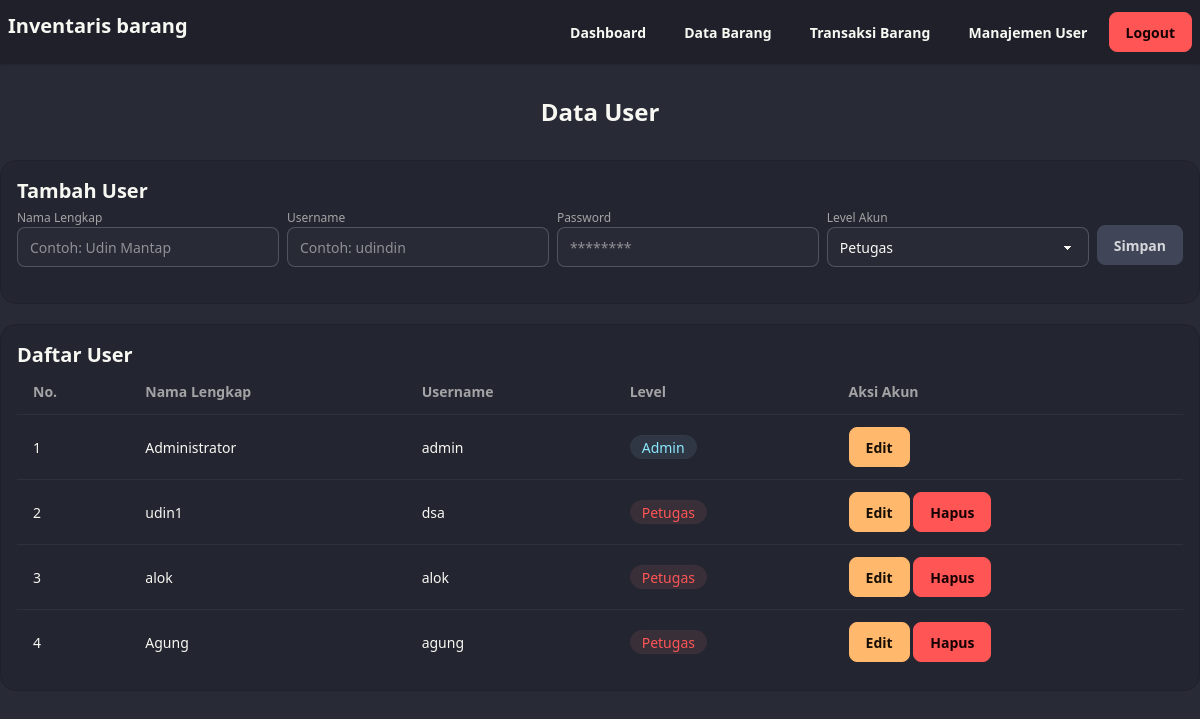
/user.php (signed in), run on the app's committed database.
### tables this page shows
CREATE TABLE `tbl_user` (
  `id_user` int(11) NOT NULL,
  `username` varchar(50) NOT NULL,
  `password` varchar(255) NOT NULL,
  `nama_lengkap` varchar(100) NOT NULL,
  `level` enum('admin','petugas') NOT NULL
);

### functions.php (called while the page is built, shortened)
<?php
function isLoggedIn()
{
    return isset($_SESSION['status_login']) && $_SESSION['status_login'];
}
function isAdmin()
{
    return isLoggedIn() && $_SESSION['level'] === 'admin';
}

### user.php (the view, shortened to what this page needs)
<?php
require 'functions.php';
$action = $_GET['action'] ?? null;
$data = null;
$users = $koneksi->query('SELECT * from tbl_user');
?>
<!DOCTYPE html>
<html lang="en" data-theme="dracula">
<head>
    <link href="https://cdn.jsdelivr.net/npm/daisyui@5" rel="stylesheet" type="text/css" />
    <script src="https://cdn.jsdelivr.net/npm/@tailwindcss/browser@4"></script>
    <link href="https://cdn.jsdelivr.net/npm/daisyui@5/themes.css" rel="stylesheet" type="text/css" />
</head>
<body>
    <nav class="navbar bg-base-300 shadow-sm">
        <div class="max-w-7xl flex mx-auto container">
            <div class="flex-1">
                <a class="text-xl font-bold">Inventaris barang</a>
            </div>
            <div class="flex-none gap-4">
                <a class="btn btn-ghost" href="./">Dashboard</a>
                <a class="btn btn-ghost" href="barang.php">Data Barang</a>
                <a class="btn btn-ghost" href="transaksi.php">Transaksi Barang</a>
                <?php if (isAdmin()): ?>
                    <a class="btn btn-ghost" href="user.php">Manajemen User</a>
                <?php endif; ?>
                <a class="btn btn-error" href="logout.php" onclick="return confirm('Apakah anda yakin untuk logout?')">Logout</a>
            </div>
        </div>
    </nav>
    <div class="max-w-7xl mx-auto container">
        <h1 class="my-8 text-center font-bold text-2xl">Data User</h1>
        <div class="mb-5 bg-base-200 border-base-300 rounded-box border p-4">
            <h3 class="text-xl font-semibold"><?= ucfirst($action ?? 'tambah') ?> User</h3>
            <form action="user.php?action=<?= $action ?? 'tambah' ?><?= $action === 'edit' ? '&id=' . $data['id_user'] : '' ?>" method="POST">
                <fieldset class="fieldset gap-2 flex w-full">
                    <div class="flex flex-col w-full mb-4">
                        <label for="nama_lengkap" class="label">Nama Lengkap</label>
                        <input class="input" type="text" id="nama_lengkap" name="nama_lengkap" placeholder="Contoh: Udin Mantap" value="<?= $data['nama_lengkap'] ?? '' ?>" required>
                    </div>
                    <div class="flex flex-col w-full mb-4">
                        <label for="username" class="label">Username</label>
                        <input class="input" type="text" id="username" name="username" placeholder="Contoh: udindin" value="<?= $data['username'] ?? '' ?>" required>
                    </div>
                    <div class="flex flex-col w-full mb-4">
                        <label for="password" class="label">Password</label>
                        <?php if (($action ?? 'tambah') == 'tambah'): ?>
                            <input class="input" type="password" id="password" name="password" placeholder="********" required>
                        <?php else: ?>
                            <input class="input" type="password" id="password" name="password" placeholder="********">
                        <?php endif; ?>
                    </div>
                    <div class="flex flex-col w-full mb-4">
                        <label for="level" class="label">Level Akun</label>
                        <select class="select" name="level" id="level">
                            <option value="petugas" <?= isset($data['level']) && $data['level'] == 'petugas' ? 'selected' : '' ?>>Petugas</option>
                        </select>
                    </div>
                    <button type="submit" class="btn btn-neutral mt-4">Simpan</button>
                </fieldset>
            </form>
        </div>
        <div class="bg-base-200 border-base-300 rounded-box border p-4">
            <h3 class="text-xl font-semibold">Daftar User</h3>
            <table class="table">
                <thead>
                    <tr>
                        <th>No.</th>
                        <th>Nama Lengkap</th>
                        <th>Username</th>
                        <th>Level</th>
                        <th>Aksi Akun</th>
                    </tr>
                </thead>
                <tbody>
                    <?php foreach ($users as $index => $user) : ?>
                        <tr>
                            <td><?= $index + 1 ?></td>
                            <td><?= $user['nama_lengkap'] ?></td>
                            <td><?= $user['username'] ?></td>
                            <td>
                                <div class="badge badge-soft <?= $user['level'] == "admin" ? 'badge-info' : 'badge-error' ?>"><?= ucfirst($user['level']) ?></div>
                            </td>
                            <td>
                                <a class="btn btn-accent" href="user.php?id=<?= $user['id_user'] ?>&action=edit">Edit</a>
                                <?php if (!($_SESSION['id_user'] === $user['id_user'])): ?>
                                    <a class="btn btn-error" href="user.php?id=<?= $user['id_user'] ?>&action=hapus" onclick="return confirm('Apakah kamu yakin ingin menghapus user <?= $user['nama_lengkap'] ?>?')">Hapus</a>
                                <?php endif; ?>
                            </td>
                        </tr>
                    <?php endforeach; ?>
                </tbody>
            </table>
        </div>
    </div>
</body>
</html>

### data on the page
tbl_user: nama_lengkap "Administrator", username "admin", level "Admin"
tbl_user: nama_lengkap "udin1", username "dsa", level "Petugas"
tbl_user: nama_lengkap "alok", username "alok", level "Petugas"
tbl_user: nama_lengkap "Agung", username "agung", level "Petugas"

### other printed values
$action "Tambah"
